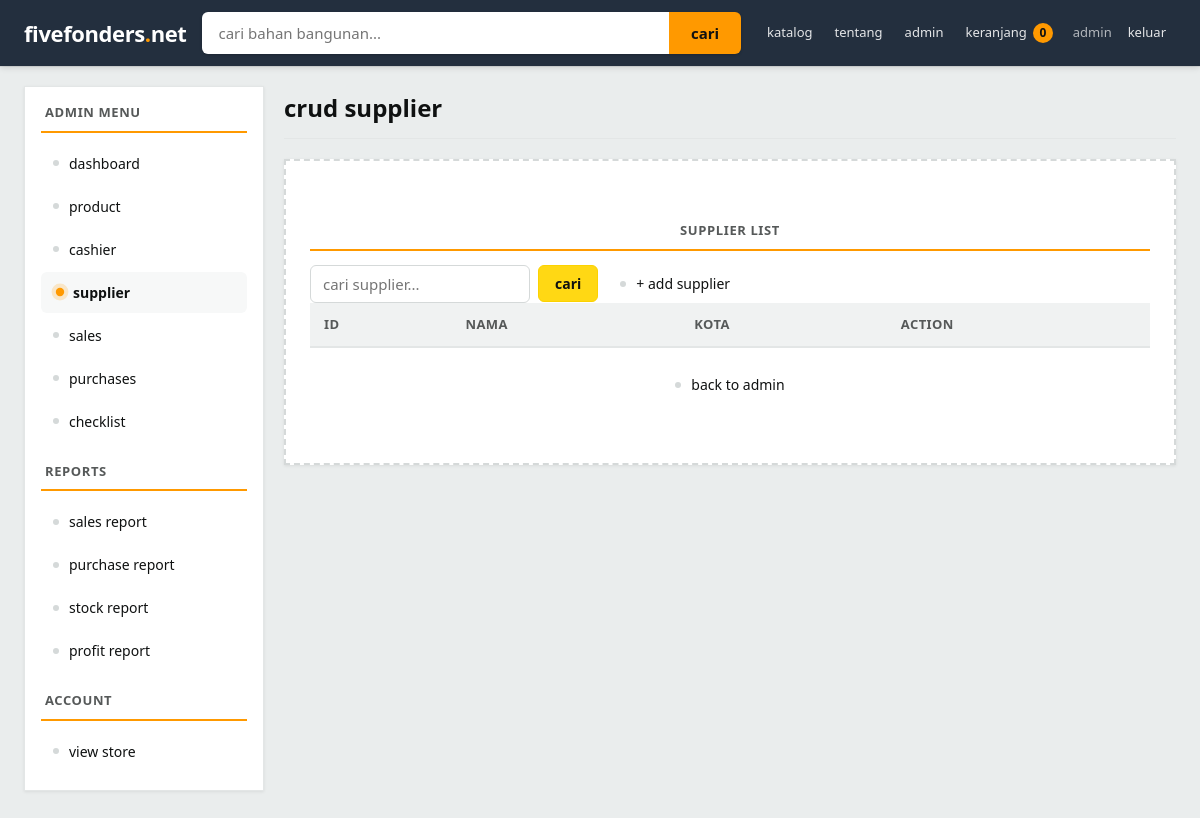
Before: /admin/supplier/supplier.php (signed in) with the older database file.
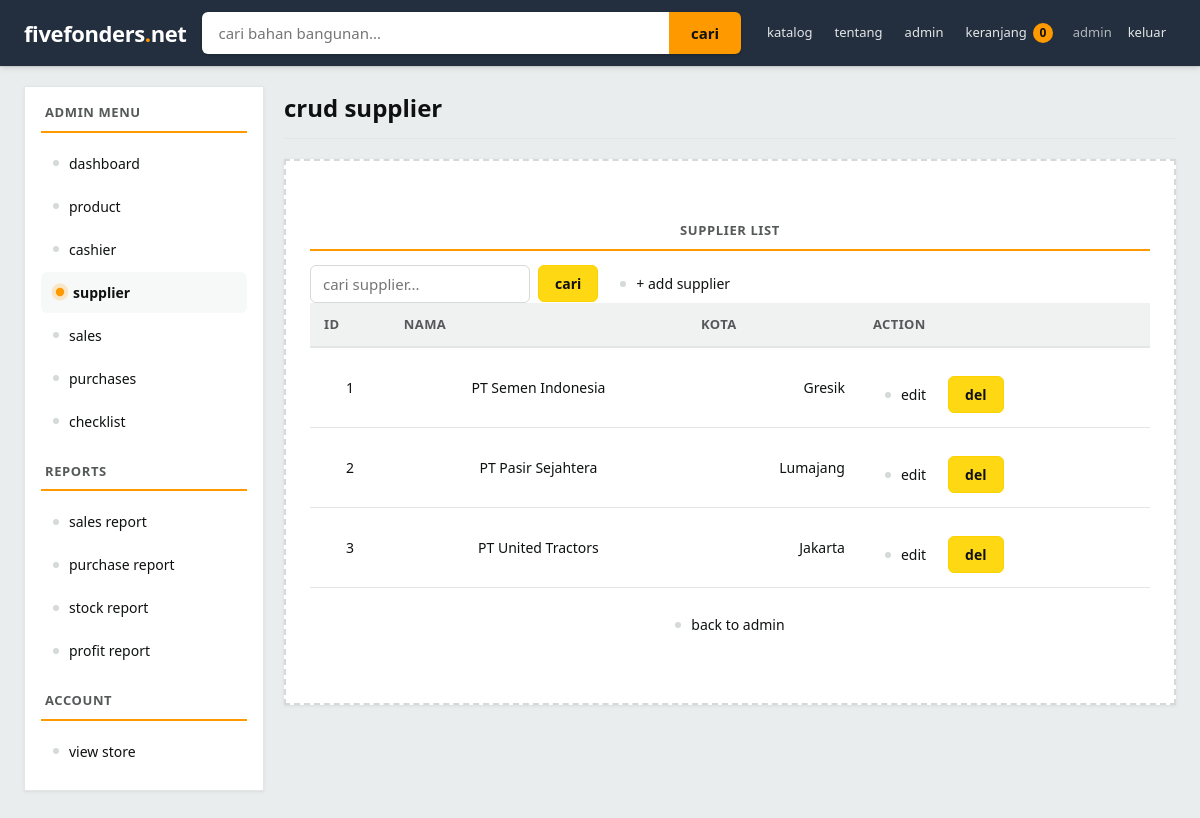
After: the same page with the newer database file.
### tables this page shows
CREATE TABLE suppliers (
    id_supplier INT AUTO_INCREMENT PRIMARY KEY,
    nama_supplier VARCHAR(50) UNIQUE NOT NULL,
    kota VARCHAR(30) DEFAULT NULL
);

### admin/supplier/supplier.php (the view, shortened to what this page needs)
<?php
require_once __DIR__ . '/../../config/database.php';
$cari = trim($_GET['cari'] ?? '');
if ($cari !== '') {
    $result = mysqli_execute_query($koneksi, 'SELECT id_supplier, nama_supplier, kota FROM suppliers WHERE nama_supplier LIKE CONCAT("%", ?, "%") OR kota LIKE CONCAT("%", ?, "%") ORDER BY id_supplier', [$cari, $cari]);
} else {
    $result = mysqli_query($koneksi, 'SELECT id_supplier, nama_supplier, kota FROM suppliers ORDER BY id_supplier');
}
?>
<!DOCTYPE html>
<html lang="en">
<head>
    <link rel="stylesheet" href="../../assets/style.css?v=3">
</head>
<body class="marketpage themelight">
    <?php require __DIR__ . '/../../home/partials/topbar.php'; ?>
    <div class="layout">
        <?php require __DIR__ . '/../../home/partials/sidebaradmin.php'; ?>
        <div class="content">
            <div class="heading">crud supplier</div>
            <div class="emptybox">
                <div class="sidetitle">supplier list</div>
                <div class="actionrow">
                    <form method="get" action="supplier.php" class="form" style="margin:0">
                        <input type="text" name="cari" class="forminput" placeholder="cari supplier..." value="<?= htmlspecialchars($cari) ?>">
                        <button type="submit" class="enterbtn">cari</button>
                    </form>
                    <a href="addsupplier.php" class="sidelink">+ add supplier</a>
                </div>
                <table class="carttable">
                    <tr class="cartheader">
                        <th class="cartcell">id</th>
                        <th class="cartcell">nama</th>
                        <th class="cartcell">kota</th>
                        <th class="cartcell">action</th>
                    </tr>
                    <?php while ($s = mysqli_fetch_assoc($result)): ?>
                    <tr class="cartrow">
                        <td class="cartcell"><?= (int) $s['id_supplier'] ?></td>
                        <td class="cartcell"><?= htmlspecialchars($s['nama_supplier']) ?></td>
                        <td class="cartcell"><?= htmlspecialchars($s['kota']) ?></td>
                        <td class="cartcell">
                            <div class="actionrow">
                                <a href="editsupplier.php?id_supplier=<?= (int) $s['id_supplier'] ?>" class="sidelink">edit</a>
                                <form method="post" action="delsupplier.php" style="display:inline" onsubmit="return confirmdelete();">
                                    <button type="submit" class="enterbtn">del</button>
                                </form>
                            </div>
                        </td>
                    </tr>
                    <?php endwhile; ?>
                </table>
                <div class="backlink"><a href="../admin.php" class="sidelink">back to admin</a></div>
            </div>
        </div>
    </div>
</body>
</html>

### home/partials/topbar.php (shortened to what this page needs)
<?php
$topbarcartcount = 0;
$topbarquery = isset($_GET['q']) ? trim($_GET['q']) : "";
$topbarbase = '';
if (file_exists('config/database.php')) {
    $topbarbase = '';
} elseif (file_exists('../config/database.php')) {
    $topbarbase = '../';
} elseif (file_exists('../../config/database.php')) {
    $topbarbase = '../../';
}
?>
<div class="topbar">
    <a href="<?php echo $topbarbase; ?>home/dashboard.php" class="brand">fivefonders<span class="branddot">.</span>net</a>
    <form action="<?php echo $topbarbase; ?>home/dashboard.php" method="get" class="searchbox">
        <input type="text" name="q" placeholder="cari bahan bangunan..." class="searchinput" value="<?php echo htmlspecialchars($topbarquery); ?>">
        <button type="submit" class="searchbtn">cari</button>
    </form>
    <div class="topnav">
        <a href="<?php echo $topbarbase; ?>home/dashboard.php" class="navlink">katalog</a>
        <a href="<?php echo $topbarbase; ?>home/about.php" class="navlink">tentang</a>
        <?php if (isset($_SESSION['role']) && $_SESSION['role'] === "admin"): ?>
            <a href="<?php echo $topbarbase; ?>admin/admin.php" class="navlink">admin</a>
        <?php elseif (isset($_SESSION['role']) && $_SESSION['role'] === "cashier"): ?>
            <a href="<?php echo $topbarbase; ?>admin/cashier/cashier.php" class="navlink">cashier</a>
        <?php endif; ?>
        <a href="<?php echo $topbarbase; ?>home/cart.php" class="navlink cartlink">keranjang <span class="cartcount"><?php echo $topbarcartcount; ?></span></a>
        <?php if (isset($_SESSION['user'])): ?>
            <?php $topuser = is_array($_SESSION['user']) ? ($_SESSION['user']['username'] ?? 'user') : $_SESSION['user']; ?>
            <span class="userbadge"><?php echo htmlspecialchars($topuser); ?></span>
            <form method="post" action="<?php echo $topbarbase . 'auth/logout.php'; ?>" class="logoutform">
                <button type="submit" class="logoutbtn">keluar</button>
            </form>
        <?php else: ?>
            <span class="userbadge">tamu</span>
            <a href="<?php echo $topbarbase; ?>index.php?login=1" class="navlink">masuk</a>
            <a href="<?php echo $topbarbase; ?>auth/signup.php" class="navlink">daftar</a>
        <?php endif; ?>
    </div>
</div>

### home/partials/sidebaradmin.php
<?php
$adm = file_exists('admin.php') ? '' : '../';
$store = file_exists('admin.php') ? '../home/dashboard.php' : '../../home/dashboard.php';
?>
<div class="sidebar">
    <div class="sidetitle">admin menu</div>
    <a href="<?= $adm ?>admin.php" class="sidelink">dashboard</a>
    <a href="<?= $adm ?>product/product.php" class="sidelink">product</a>
    <a href="<?= $adm ?>cashier/cashier.php" class="sidelink">cashier</a>
    <a href="<?= $adm ?>supplier/supplier.php" class="sidelink">supplier</a>
    <a href="<?= $adm ?>penjualan/penjualan.php" class="sidelink">sales</a>
    <a href="<?= $adm ?>pembelian/pembelian.php" class="sidelink">purchases</a>
    <a href="<?= $adm ?>checklist.php" class="sidelink">checklist</a>
    <div class="sidetitle">reports</div>
    <a href="<?= $adm ?>laporan/laporanpenjualan.php" class="sidelink">sales report</a>
    <a href="<?= $adm ?>laporan/laporanpembelian.php" class="sidelink">purchase report</a>
    <a href="<?= $adm ?>laporan/laporanstok.php" class="sidelink">stock report</a>
    <a href="<?= $adm ?>laporan/laporanlaba.php" class="sidelink">profit report</a>
    <div class="sidetitle">account</div>
    <a href="<?= $store ?>" class="sidelink">view store</a>
</div>

Changed rows visible on the page:
added suppliers: id_supplier "1", nama_supplier "PT Semen Indonesia", kota "Gresik"
added suppliers: id_supplier "2", nama_supplier "PT Pasir Sejahtera", kota "Lumajang"
added suppliers: id_supplier "3", nama_supplier "PT United Tractors", kota "Jakarta"
